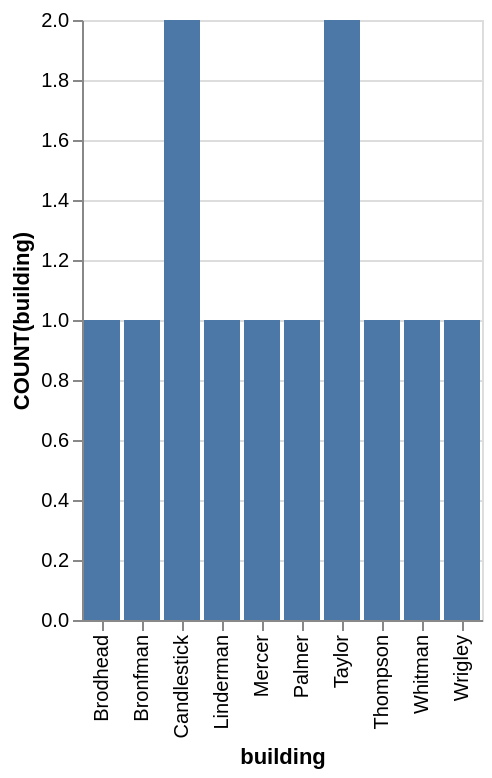

Vega-Lite specification stored for this chart:
### Vega-Lite specification from a JSON file in a GitHub repository (floating-point values rounded to 4 significant figures)
{"data": {"values": [{"x_data": "Brodhead", "y_data": 1}, {"x_data": "Bronfman", "y_data": 1}, {"x_data": "Candlestick", "y_data": 2}, {"x_data": "Linderman", "y_data": 1}, {"x_data": "Mercer", "y_data": 1}, {"x_data": "Palmer", "y_data": 1}, {"x_data": "Taylor", "y_data": 2}, {"x_data": "Thompson", "y_data": 1}, {"x_data": "Whitman", "y_data": 1}, {"x_data": "Wrigley", "y_data": 1}]}, "mark": "bar", "encoding": {"x": {"field": "x_data", "type": "nominal", "title": "building", "sort": "ascending"}, "y": {"field": "y_data", "type": "quantitative", "title": "COUNT(building)"}}}
